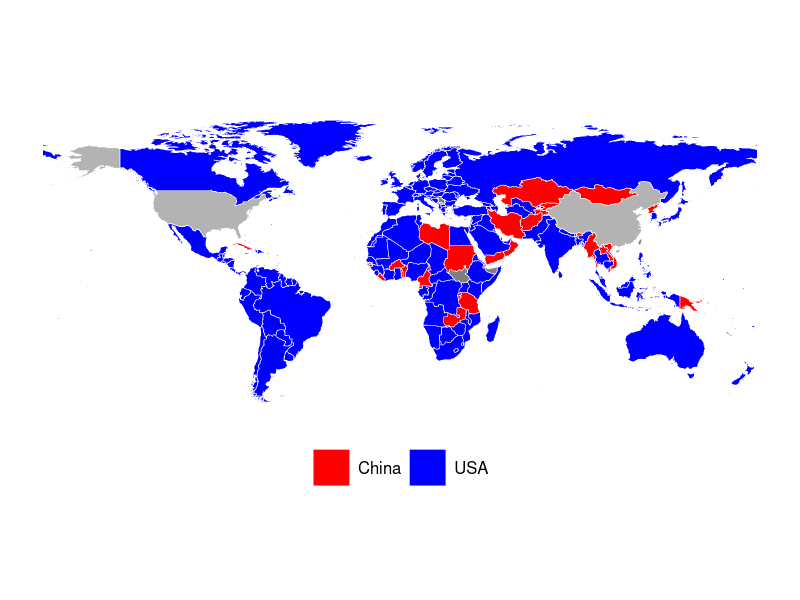
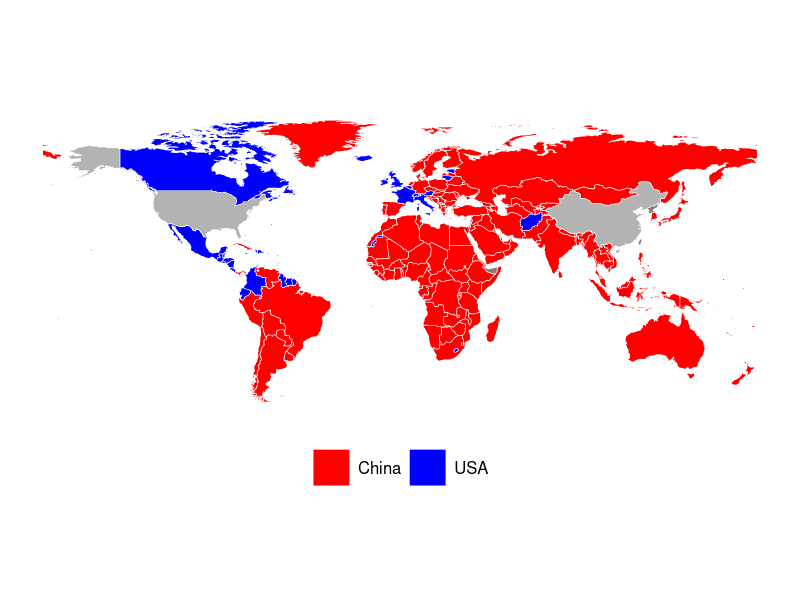
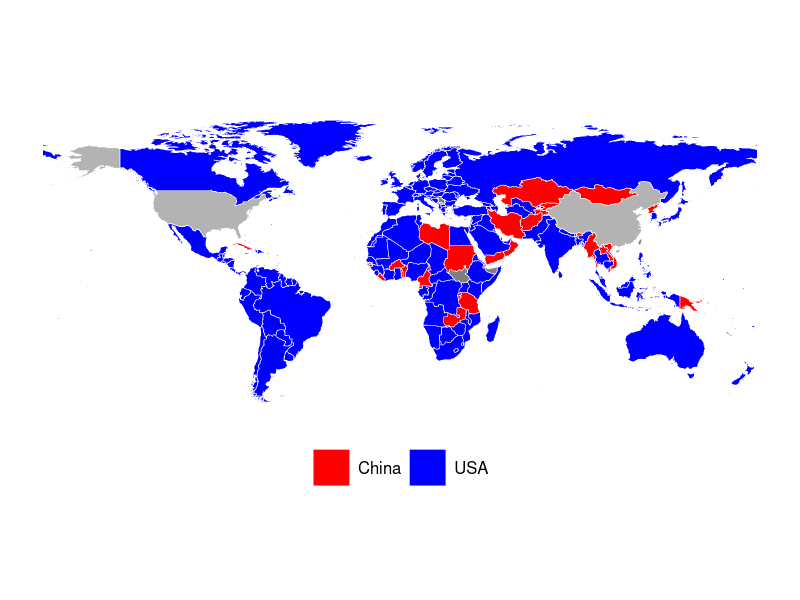
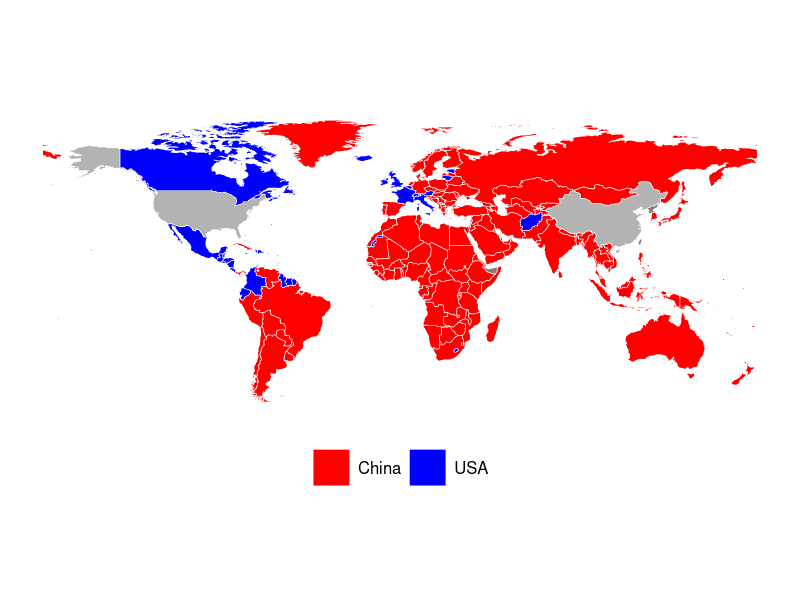
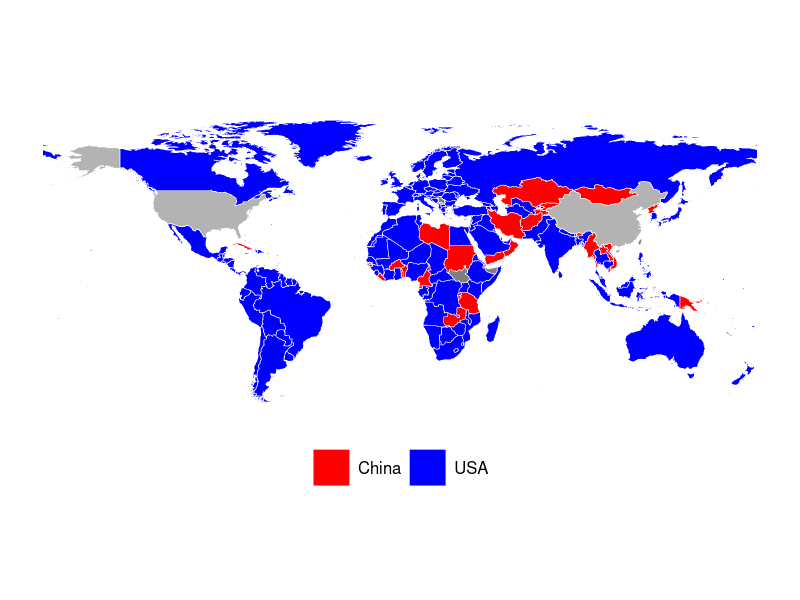
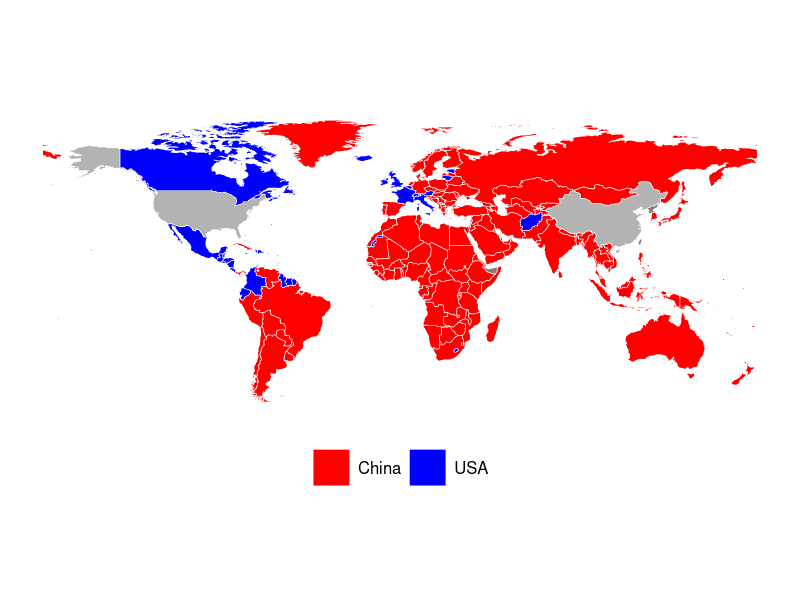

Generate these figures, in order, with R:
# Load required packages
library(ggplot2)           # Package for visualizations
library(dplyr)             # Package for data manipulation
library(sf)                # Package for working with spatial data in SF format
library(rnaturalearth)     # Package for accessing Natural Earth map data
library(rnaturalearthdata) # Package for additional Natural Earth datasets

# Read trade data from CSV file
trade_data <- read.csv("analysis/input/chn_usa_trade_share.csv")

# Load world map data and fix ISO codes for specific countries
world <- ne_countries(scale = "medium", returnclass = "sf") %>%
  mutate(iso_a3 = case_when(
    name == "France" ~ "FRA",  
    name == "Norway" ~ "NOR",  
    TRUE ~ iso_a3              
  ))

# Define a function to create trade visualization maps for each year
make_trade_plot <- function(year) {
  # Filter trade data for the specified year
  map_data_year <- trade_data %>%
    filter(period == year)

  # Merge world map data with trade data and categorize countries
  world_map <- world %>%
    # Merge map data with trade data using ISO codes
    left_join(map_data_year, by = c("iso_a3" = "reporter_iso")) %>%
    # Create a new variable indicating trade relationships
    mutate(
      trade_status = case_when(
        iso_a3 %in% c("USA", "CHN") ~ "self",     
        more_with_china == 1 ~ "China",           
        more_with_china == 0 ~ "USA",             
        TRUE ~ NA_character_                      
      )
    )

  # Create the map visualization
  ggplot(world_map %>% filter(name != "Antarctica")) +  
    
    geom_sf(aes(fill = trade_status), color = "white", size = 1) +
    
    scale_fill_manual(
      values = c("USA" = "blue", "China" = "red", "self" = "grey70"),  
      breaks = c("China", "USA"),                                       
      labels = c("China", "USA"),                                       
      name = NULL                                                       
    ) +
  
    theme_minimal(base_size = 10, base_family = "Helvetica") +
    
    theme(
      panel.background = element_rect(fill = "white", color = NA),     
      plot.background = element_rect(fill = "white", color = NA),      
      panel.grid = element_blank(),                                    
      axis.text = element_blank(),                                     
      axis.title = element_blank(),                                    
      axis.ticks = element_blank(),                                    
      legend.position = "bottom",                                      
      legend.title = element_blank(),                                  
      legend.text = element_text(size = 12),                           
      legend.key.size = unit(1, "cm"),                                 
      legend.spacing.x = unit(0.3, "cm"),                              
      plot.caption = element_blank(),                                  
      plot.title = element_blank()                                     
    )
}

# Create maps for years 2000 and 2020
figure_1a <- make_trade_plot(2000)
figure_1b <- make_trade_plot(2020)

# Display the maps
print(figure_1a)
print(figure_1b)

# Save figures as PDF and PNG files
ggsave("analysis/output/figure_1a.pdf", plot = figure_1a)
ggsave("analysis/output/figure_1b.pdf", plot = figure_1b)
ggsave("analysis/output/figure_1a.png", plot = figure_1a)
ggsave("analysis/output/figure_1b.png", plot = figure_1b)
